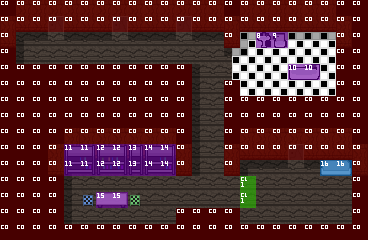

A 2D game scene composited from a Tiled map and its tileset images. What follows is a short description and the map's XML, with every tile layer's data as written:
An orthogonal 23x15 tile map with 16x16 px tiles, 3 tile layers (Tile Layer 1, Tile Layer 2, Tile Layer 3), 2 tilesets.

<map version="1.0" tiledversion="2017.10.31" orientation="orthogonal" renderorder="right-down" width="23" height="15" tilewidth="16" tileheight="16" infinite="0" nextobjectid="1">
 <tileset firstgid="1" source="../tilesets/world-tileset.tsx" />
 <tileset firstgid="4097" source="../tilesets/collision-tileset.tsx" />
 <layer name="Tile Layer 1" width="23" height="15">
  <data encoding="csv">
1,4,4,4,4,4,4,4,4,4,4,4,4,4,1,4,4,4,4,4,4,1,1,
3,68,68,259,68,68,68,259,68,68,68,259,68,68,3,68,68,68,68,68,68,3,1,
67,193,129,2,129,129,129,2,129,129,129,2,129,129,67,385,321,321,321,321,321,67,1,
1,66,2,2,2,2,2,2,2,2,2,2,2,2,450,322,194,194,194,194,194,1,1,
1,1,1,1,1,1,1,1,1,1,1,1,66,2,386,194,194,194,194,194,194,1,1,
1,1,1,1,1,1,1,1,1,1,1,1,66,2,1,194,194,194,194,194,194,1,1,
1,1,1,1,1,1,1,1,1,1,1,1,66,2,1,1,1,1,1,1,1,1,1,
1,1,1,1,1,1,1,1,1,1,1,1,66,2,1,1,1,1,1,1,1,1,1,
1,1,1,1,3,4,4,4,4,4,4,1,66,2,1,4,4,4,4,4,4,4,1,
1,1,1,4,67,68,68,68,68,68,68,3,66,2,3,68,68,68,259,68,68,68,3,
1,1,1,68,193,129,129,129,129,129,129,67,66,2,67,193,129,129,2,129,129,129,67,
1,1,1,1,66,2,2,2,2,2,2,2,2,2,2,2,2,2,2,2,2,2,1,
1,1,1,1,66,2,2,2,2,2,2,2,2,2,2,2,2,2,2,2,2,2,1,
1,1,1,1,66,2,2,2,2,2,2,1,1,1,1,2,2,2,2,2,2,2,1,
1,1,1,1,1,1,1,1,1,1,1,1,1,1,1,1,1,1,1,1,1,1,1
</data>
 </layer>
 <layer name="Tile Layer 2" width="23" height="15">
  <data encoding="csv">
0,0,0,0,0,0,0,0,0,0,0,0,0,0,0,0,0,0,0,0,0,0,0,
0,0,0,0,0,0,0,0,0,0,0,0,0,0,0,0,0,0,0,0,0,0,0,
0,0,0,0,0,0,0,0,0,0,0,0,0,0,0,0,329,202,0,0,0,0,0,
0,0,0,0,0,0,0,0,0,0,0,0,0,0,0,0,0,0,0,0,0,0,0,
0,0,0,0,0,0,0,0,0,0,0,0,0,0,0,0,0,0,265,266,0,0,0,
0,0,0,0,0,0,0,0,0,0,0,0,0,0,0,0,0,0,0,0,0,0,0,
0,0,0,0,0,0,0,0,0,0,0,0,0,0,0,0,0,0,0,0,0,0,0,
0,0,0,0,0,0,0,0,0,0,0,0,0,0,0,0,0,0,0,0,0,0,0,
0,0,0,0,0,0,0,0,0,0,0,0,0,0,0,0,0,0,0,0,0,0,0,
0,0,0,0,135,134,133,134,137,135,134,0,0,0,0,0,0,0,0,0,0,0,0,
0,0,0,0,199,198,197,198,201,199,198,0,0,0,0,0,0,0,0,0,139,140,0,
0,0,0,0,0,0,0,0,0,0,0,0,0,0,0,0,0,0,0,0,0,0,0,
0,0,0,0,0,261,325,326,262,0,0,0,0,0,0,0,0,0,0,0,0,0,0,
0,0,0,0,0,0,0,0,0,0,0,0,0,0,0,0,0,0,0,0,0,0,0,
0,0,0,0,0,0,0,0,0,0,0,0,0,0,0,0,0,0,0,0,0,0,0
</data>
 </layer>
 <layer name="Tile Layer 3" width="23" height="15">
  <data encoding="csv">
4098,4098,4098,4098,4098,4098,4098,4098,4098,4098,4098,4098,4098,4098,4098,4098,4098,4098,4098,4098,4098,4098,4098,
4098,4098,4098,4098,4098,4098,4098,4098,4098,4098,4098,4098,4098,4098,4098,4098,4098,4098,4098,4098,4098,4098,4098,
4098,0,0,0,0,0,0,0,0,0,0,0,0,0,4098,0,4105,4106,0,0,0,4098,4098,
4098,0,0,0,0,0,0,0,0,0,0,0,0,0,0,0,0,0,0,0,0,4098,4098,
4098,4098,4098,4098,4098,4098,4098,4098,4098,4098,4098,4098,0,0,0,0,0,0,4107,4107,0,4098,4098,
4098,4098,4098,4098,4098,4098,4098,4098,4098,4098,4098,4098,0,0,4098,0,0,0,0,0,0,4098,4098,
4098,4098,4098,4098,4098,4098,4098,4098,4098,4098,4098,4098,0,0,4098,4098,4098,4098,4098,4098,4098,4098,4098,
4098,4098,4098,4098,4098,4098,4098,4098,4098,4098,4098,4098,0,0,4098,4098,4098,4098,4098,4098,4098,4098,4098,
4098,4098,4098,4098,4098,4098,4098,4098,4098,4098,4098,4098,0,0,4098,4098,4098,4098,4098,4098,4098,4098,4098,
4098,4098,4098,4098,4108,4108,4109,4109,4110,4111,4111,4098,0,0,4098,4098,4098,4098,4098,4098,4098,4098,4098,
4098,4098,4098,4098,4108,4108,4109,4109,4110,4111,4111,4098,0,0,4098,0,0,0,0,0,4113,4113,4098,
4098,4098,4098,4098,0,0,0,0,0,0,0,0,0,0,0,4100,0,0,0,0,0,0,4098,
4098,4098,4098,4098,0,0,4112,4112,0,0,0,0,0,0,0,4100,0,0,0,0,0,0,4098,
4098,4098,4098,4098,0,0,0,0,0,0,0,4098,4098,4098,4098,0,0,0,0,0,0,0,4098,
4098,4098,4098,4098,4098,4098,4098,4098,4098,4098,4098,4098,4098,4098,4098,4098,4098,4098,4098,4098,4098,4098,4098
</data>
 </layer>
</map>
